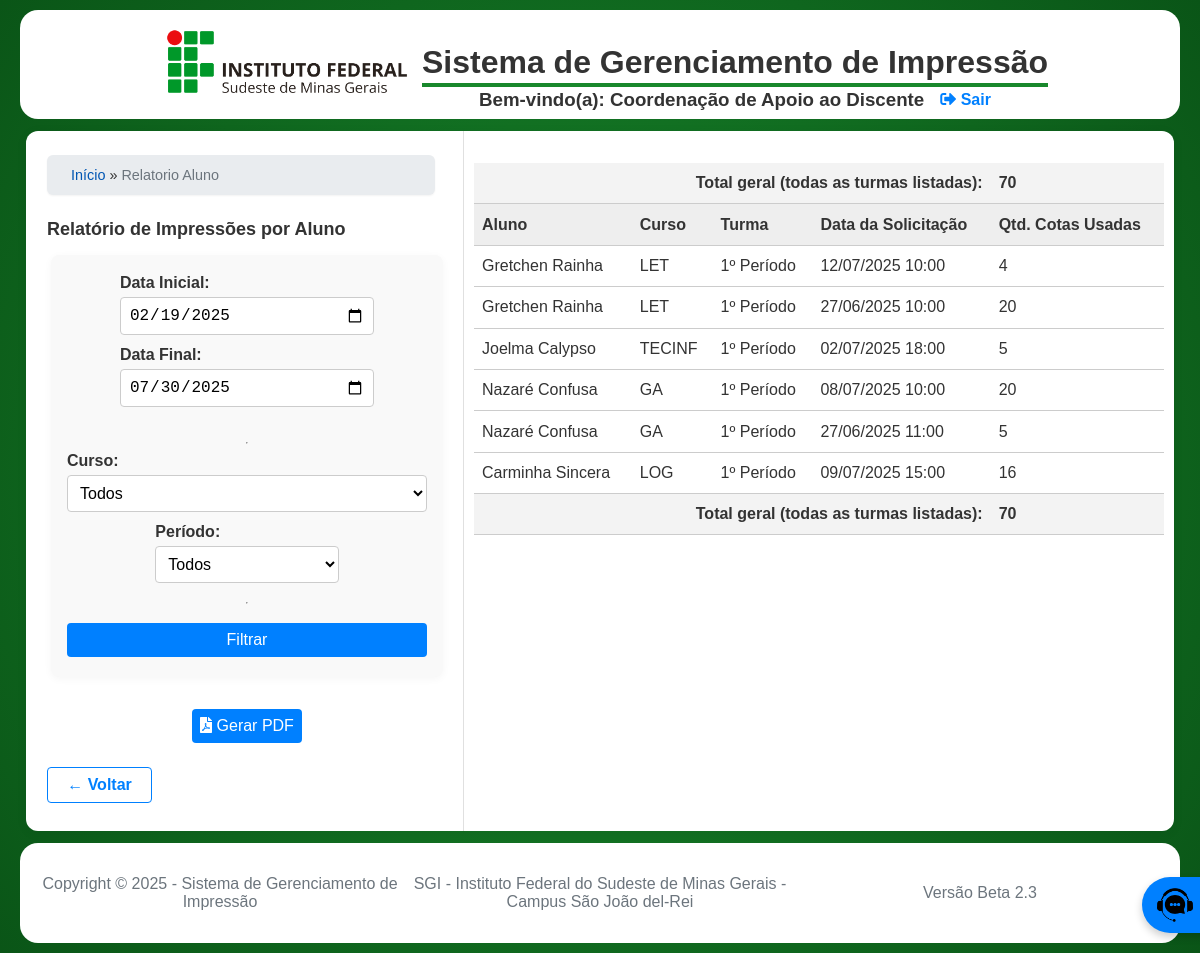
The page /pages/admin_cad/relatorio_aluno.php (signed in) on the database as committed earlier.
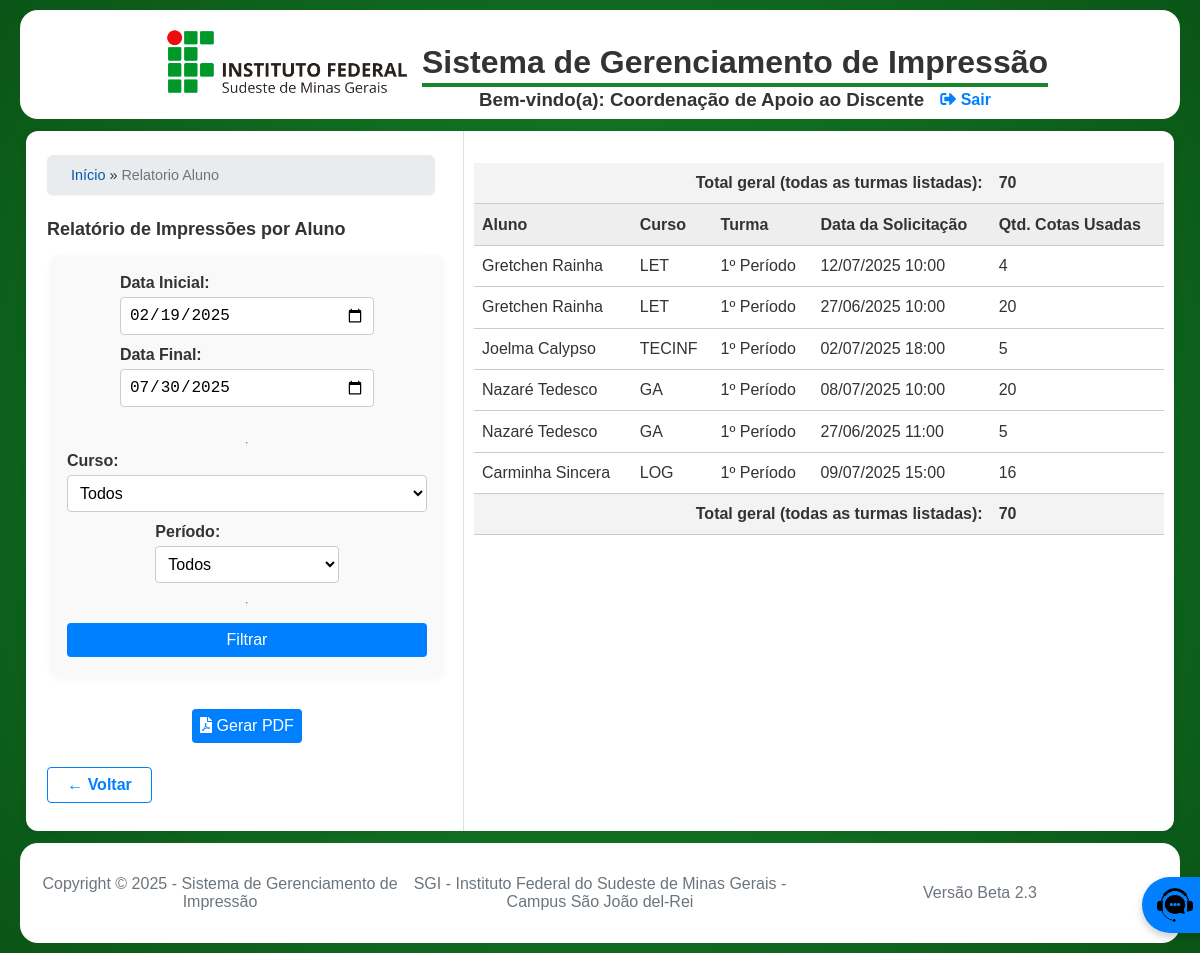
The same page on the database as committed later.
### tables this page shows
CREATE TABLE `SemestreLetivo` (
  `id` int(11) NOT NULL AUTO_INCREMENT,
  `ano` int(11) NOT NULL,
  `semestre` enum('1','2') NOT NULL,
  `data_inicio` date NOT NULL,
  `data_fim` date NOT NULL,
  PRIMARY KEY (`id`),
  UNIQUE KEY `ano` (`ano`,`semestre`)
);

CREATE TABLE `SolicitacaoImpressao` (
  `id` int(11) NOT NULL AUTO_INCREMENT,
  `cpf_solicitante` char(11) NOT NULL,
  `tipo_solicitante` enum('Aluno','Servidor') NOT NULL,
  `arquivo_path` text DEFAULT NULL,
  `qtd_copias` int(11) NOT NULL,
  `qtd_paginas` int(11) NOT NULL DEFAULT 1,
  `colorida` tinyint(1) NOT NULL DEFAULT 0,
  `status` enum('Nova','Lida','Aceita','Rejeitada') NOT NULL DEFAULT 'Nova',
  `data_criacao` datetime NOT NULL DEFAULT current_timestamp(),
  `reprografia_id` int(11) DEFAULT NULL,
  `arquivada` tinyint(1) NOT NULL DEFAULT 0,
  PRIMARY KEY (`id`),
  KEY `reprografia_id` (`reprografia_id`),
  CONSTRAINT `SolicitacaoImpressao_ibfk_1` FOREIGN KEY (`reprografia_id`) REFERENCES `Reprografia` (`id`) ON DELETE SET NULL
);

CREATE TABLE `Aluno` (
  `matricula` varchar(20) NOT NULL,
  `nome` varchar(100) NOT NULL,
  `sobrenome` varchar(100) NOT NULL,
  `cargo` enum('Líder','Vice-líder','Nenhum') DEFAULT 'Nenhum',
  `email` varchar(100) NOT NULL,
  `cpf` char(11) NOT NULL,
  `senha` varchar(255) NOT NULL,
  `ativo` tinyint(1) DEFAULT 1,
  `cota_id` int(11) DEFAULT NULL,
  `data_fim_validade` date DEFAULT NULL,
  PRIMARY KEY (`matricula`),
  UNIQUE KEY `cpf` (`cpf`),
  KEY `cota_id` (`cota_id`),
  CONSTRAINT `Aluno_ibfk_1` FOREIGN KEY (`cota_id`) REFERENCES `CotaAluno` (`id`) ON DELETE SET NULL
);

CREATE TABLE `Curso` (
  `id` int(11) NOT NULL AUTO_INCREMENT,
  `sigla` varchar(20) NOT NULL,
  `nome_completo` varchar(100) NOT NULL,
  PRIMARY KEY (`id`),
  UNIQUE KEY `sigla` (`sigla`)
);

CREATE TABLE `Turma` (
  `id` int(11) NOT NULL AUTO_INCREMENT,
  `curso_id` int(11) NOT NULL,
  `periodo` varchar(20) NOT NULL,
  PRIMARY KEY (`id`),
  UNIQUE KEY `curso_id` (`curso_id`,`periodo`),
  CONSTRAINT `Turma_ibfk_1` FOREIGN KEY (`curso_id`) REFERENCES `Curso` (`id`) ON DELETE CASCADE
);

### pages/admin_cad/relatorio_aluno.php (the view, shortened to what this page needs)
<?php
require_once '../../includes/config.php';
$hoje = date('Y-m-d');
$stmt_semestre = $conn->prepare("SELECT data_inicio, data_fim FROM SemestreLetivo WHERE :hoje BETWEEN data_inicio AND data_fim ORDER BY data_fim DESC LIMIT 1");
$stmt_semestre->execute([':hoje' => $hoje]);
$semestre_vigente = $stmt_semestre->fetch();
$default_data_ini = $semestre_vigente ? $semestre_vigente->data_inicio : date('Y-m-01');
$default_data_fim = $semestre_vigente ? $semestre_vigente->data_fim : date('Y-m-d');
$data_ini = $_GET['data_ini'] ?? $default_data_ini;
$data_fim = $_GET['data_fim'] ?? $default_data_fim;
$sql = "SELECT a.nome, a.sobrenome, c.sigla, c.nome_completo, t.periodo, t.id as turma_id, si.data_criacao, (si.qtd_copias * si.qtd_paginas) as total_cotas FROM SolicitacaoImpressao si JOIN Aluno a ON a.cpf = si.cpf_solicitante LEFT JOIN CotaAluno ca ON a.cota_id = ca.id LEFT JOIN Turma t ON ca.turma_id = t.id LEFT JOIN Curso c ON t.curso_id = c.id WHERE si.tipo_solicitante = 'Aluno' AND si.data_criacao BETWEEN :data_ini AND :data_fim";
$paramsFiltro = [':data_ini' => $data_ini . ' 00:00:00', ':data_fim' => $data_fim . ' 23:59:59'];
$sql .= " ORDER BY c.nome_completo, t.periodo, a.nome, si.data_criacao DESC";
$stmt = $conn->prepare($sql);
$stmt->execute($paramsFiltro);
$relatorio = $stmt->fetchAll();
$total_geral = 0;
foreach ($relatorio as $r) {
    $total_geral += $r->total_cotas;
}
    ?>
    <?php
require_once '../../includes/header.php';
?>
<link rel="stylesheet" href="./css/dashboard_cad.css?v=<?= ASSET_VERSION ?>">
<main class="dashboard-layout">
    <aside class="dashboard-aside-relatorio">
        <div class="container-principal">
        <?php
        if (isset($_SESSION['usuario'])) {
            gerar_migalhas();
        }
        ?>
        <h1>Relatório de Impressões por Aluno</h1>
        <form method="GET" class="relatorio-form" id="form-relatorio">
            <div class="form-group">
                <label>Data Inicial: <input type="date" name="data_ini" value="<?= htmlspecialchars($data_ini) ?>" class="form-control"></label>
                <label>Data Final: <input type="date" name="data_fim" value="<?= htmlspecialchars($data_fim) ?>" class="form-control"></label>
            </div>
            <hr>
            <label>Curso:
                <select name="curso_id">
                    <option value="">Todos</option>
                </select>
            </label>
            <label>Período:
                <select name="periodo">
                    <option value="">Todos</option>
                </select>
            </label>
            <hr>
            <button type="submit" class="btn-menu">Filtrar</button>
        </form>
        <div class="container-imprimir">
            <button type="button" class="btn-menu" onclick="gerarPDF()"><i class="fas fa-file-pdf"></i> Gerar PDF</button>
        </div>
        <div>
            <a class="btn-back" href="dashboard_cad.php">&larr; Voltar</a>
        </div>
        </div>
    </aside>
    <section class="dashboard-main">
        <div class="responsive-table">
            <table>
                <thead>
                    <tr style="font-weight:bold;background:#f3f3f3;">
                        <td colspan="4" style="text-align:right;">Total geral (todas as turmas listadas):</td>
                        <td><?= $total_geral ?></td>
                    </tr>
                    <tr>
                        <th>Aluno</th><th>Curso</th><th>Turma</th><th>Data da Solicitação</th><th>Qtd. Cotas Usadas</th>
                    </tr>
                </thead>
                <tbody>
                    <?php if (empty($relatorio)): ?>
                        <tr><td colspan="5" style="text-align:center; color:#888;">Nenhum registro encontrado para os filtros selecionados.</td></tr>
                    <?php else: ?>
                        <?php foreach ($relatorio as $r): ?>
                        <tr>
                            <td><?= htmlspecialchars($r->nome . ' ' . $r->sobrenome) ?></td>
                            <td><?= htmlspecialchars($r->sigla) ?></td>
                            <td><?= htmlspecialchars($r->periodo) ?></td>
                            <td><?= date('d/m/Y H:i', strtotime($r->data_criacao)) ?></td>
                            <td><?= $r->total_cotas ?></td>
                        </tr>
                        <?php endforeach; ?>
                        <tr style="font-weight:bold;background:#f3f3f3;">
                            <td colspan="4" style="text-align:right;">Total geral (todas as turmas listadas):</td>
                            <td><?= $total_geral ?></td>
                        </tr>
                    <?php endif; ?>
                </tbody>
            </table>
        </div>
    </section>
</main>
<?php
    require_once '../../includes/footer.php';
?>

### includes/header.php (shortened to what this page needs)
<!DOCTYPE html>
<html lang="pt-BR">
<head>
    <link rel="stylesheet" href="<?= BASE_URL ?>/css/styles.css?v=<?= ASSET_VERSION ?>">
    <link rel="stylesheet" href="https://cdnjs.cloudflare.com/ajax/libs/font-awesome/5.15.4/css/all.min.css">
</head>
<body>
<header>
    <div>
        <img src="<?= BASE_URL ?>/img/logo_horizontal_ifsudestemg.png" alt="logomarca do IF">
    </div>
    <div class="header-title">
        <h1><?= SITE_NAME ?></h1>
        <hr>
        <?php if (isset($_SESSION['usuario']) && !empty($_SESSION['usuario'])): ?>
            <div class="user-info">
                <h3>Bem-vindo(a): <?= htmlspecialchars($_SESSION['usuario']['nome'] . (isset($_SESSION['usuario']['sobrenome']) ? ' ' . $_SESSION['usuario']['sobrenome'] : '')) ?></h3>
                <a class="logout" href="<?= BASE_URL ?>/includes/logout.php"><i class="fas fa-sign-out-alt"></i> Sair</a>
            </div>
        <?php endif; ?>
    </div>
</header>

### includes/config.php (shortened to what this page needs)
<?php
function gerar_migalhas() {
    $migalhas = '<a href="' . BASE_URL . '/index.php">Início</a>';
    $caminho = parse_url($_SERVER['REQUEST_URI'], PHP_URL_PATH);
    $caminho_base = parse_url(BASE_URL, PHP_URL_PATH);
    if (strpos($caminho, $caminho_base) === 0) {
        $caminho = substr($caminho, strlen($caminho_base));
    }
    $partes = explode('/', trim($caminho, '/'));
    $partes_ignoradas = ['pages', 'admin', 'admin_cad', 'admin_coen', 'aluno', 'servidor', 'reprografo'];
    $url_parcial = BASE_URL;
    foreach ($partes as $parte) {
        if (empty($parte) || in_array($parte, $partes_ignoradas)) {
            $url_parcial .= '/' . $parte;
            continue;
        }
        $url_parcial .= '/' . $parte;
        $nome_exibicao = str_replace(['_', '.php'], [' ', ''], $parte);
        $nome_exibicao = ucwords($nome_exibicao);
        $mapa_nomes = [
            'Dashboard Cad' => 'Painel CAD',
            'Dashboard Coen' => 'Painel COEN',
            'Configurar Semestre' => 'Configurações de Semestre',
            'Gerenciar Turmas' => 'Gerenciar Turmas',
            'Form Aluno' => 'Formulário de Aluno',
            'Form Servidor' => 'Formulário de Servidor',
            'Historico Solicitacoes' => 'Histórico de Solicitações',
            'Relatorio Reprografia' => 'Relatório Reprografia',
            'Dashboard Reprografia' => 'Painel da Reprografia',
        ];
        $nome_exibicao = $mapa_nomes[$nome_exibicao] ?? $nome_exibicao;
        if ($parte === end($partes)) {
            $migalhas .= ' &raquo; <span>' . htmlspecialchars($nome_exibicao) . '</span>';
        } else {
            $migalhas .= ' &raquo; <a href="' . $url_parcial . '">' . htmlspecialchars($nome_exibicao) . '</a>';
        }
    }
    echo '<nav class="trilha-migalhas">' . $migalhas . '</nav>';
}

### includes/footer.php (shortened to what this page needs)
    <footer>
        <p>Copyright &copy; <?php echo CURRENT_YEAR; ?> - <?php echo SITE_NAME; ?></p>
        <p><?php echo SITE_DESCRIPTION; ?></p>
        <p>Versão Beta <?php echo ASSET_VERSION; ?></p>
    </footer>
    <a href="<?= BASE_URL ?>/pages/utils/suporte.html" class="suporte-btn">
        <img src="<?= BASE_URL ?>/img/suporte.png" alt="Suporte" class="icone">
    </a>
</body>
</html>

### css/styles.css (style rules this page uses)
body { background: radial-gradient(circle at center, #19882c, #0A5517); background-attachment: fixed; font-family: Arial, sans-serif; margin: 0; padding: 0; color: #333; }
header { display: flex; justify-content: center; align-items: center; margin: 10px 20px; padding: 5px; background-color: #FFF; border-radius: 18px; }
header img { width: 250px; margin: 10px; }
header hr { border: 0; height: 4px; background-color: #19882c; margin-top: -20px; }
a { text-decoration: none; }
.logout { color: #0080ff; font-weight: bold; font-size: 16px; }
.user-info { display: flex; align-items: center; justify-content: center; gap: 1rem; margin-top: -24px; margin-bottom: -24px; }
footer { display: flex; justify-content: center; align-items: center; padding: 10px; margin: 10px 20px; height: 80px; border-radius: 18px; text-align: center; font-size: 16px; color: #6c757d; background-color: #FFF; position: relative; }
footer p { margin: 0; flex: 1; }
.suporte-btn { position: fixed; bottom: 20px; right: 20px; margin-right: -150px; background-color: #0080ff; color: white; border: none; border-radius: 50px; padding: 10px 15px; cursor: pointer; display: flex; align-items: center; box-shadow: 0 4px 8px rgba(0, 0, 0, 0.2); z-index: 1000; transition: all 0.3s ease; }
.suporte-btn .icone { width: 36px; height: 36px; margin-right: 10px; }
.form-group { margin-bottom: 1rem; }
.form-group label { display: block; margin-bottom: 0.5rem; font-weight: bold; }
.form-group input { width: 90%; padding: 0.75rem; border: 1px solid #ddd; border-radius: 4px; font-size: 1rem; }
.dashboard-layout { display: flex; min-height: 700px; background: #fff; margin: 12px 26px; border-radius: 12px; box-shadow: 0 2px 12px rgba(0,0,0,0.06); }
.dashboard-main { margin-left: 10px; margin-right: 10px; width: 65%; max-height: 600px; overflow-y: auto; flex: 1; min-width: 0; padding: 1rem 0 1rem 0; }
.btn-back { display: inline-block; margin: 1.5rem auto 0 auto; background: #fff; color: #0080ff; border: 1px solid #0080ff; border-radius: 4px; padding: 0.5rem 1.2rem; font-size: 1em; font-weight: 600; text-align: center; text-decoration: none; transition: background 0.2s, color 0.2s; }
.trilha-migalhas { background-color: #e9ecef; width: 85%; padding: 0.75rem 1.5rem; border-radius: 6px; margin-bottom: 1.5rem; font-size: 0.9rem; box-shadow: 0 1px 2px rgba(0,0,0,0.05); }
.trilha-migalhas a { color: #0056b3; text-decoration: none; transition: color 0.2s; }
.trilha-migalhas span { color: #6c757d; font-weight: 500; }

### pages/admin_cad/css/dashboard_cad.css (style rules this page uses)
aside { width: 40%; margin-left: 5px; }
aside h1 { font-size: 18px; }
.dashboard-aside-relatorio { width: 400px; border-right: 1px solid #e0e0e0; padding: 1.5rem 1rem 1rem 1rem; display: flex; flex-direction: column; gap: 1.5rem; }
.relatorio-form { align-items: center; flex-direction: row; width: 90%; max-width: 600px; margin-bottom: 1rem; }
.relatorio-form { display: flex; flex-direction: column; width: 90%; max-width: 500px; margin: 0 auto 2em auto; background: #f9f9f9; border-radius: 8px; padding: 1.2rem 1rem 1rem 1rem; box-shadow: 0 2px 8px rgba(0,0,0,0.04); }
.relatorio-form label { font-weight: 600; margin-bottom: 0.2rem; }
.relatorio-form input, .relatorio-form select { width: 100%; min-width: 0; max-width: 100%; margin-top: 0.3rem; margin-bottom: 0.5rem; border: 1px solid #ccc; border-radius: 4px; background: #fff; box-sizing: border-box; padding: 0.5rem; font-size: 1rem; }
.relatorio-form button { width: 100%; min-width: 0; max-width: 100%; background-color: #0080ff; color: white; border: none; border-radius: 4px; cursor: pointer; margin-top: 0.7rem; margin-bottom: 0.2rem; font-size: 1rem; padding: 0.5rem; text-align: center; text-decoration: none; transition: background 0.2s; }
.btn-menu { color: #FFF; border: none; border-radius: 4px; padding: 0.5rem; font-size: 1rem; background-color: #0080ff; }
.responsive-table { width: 100%; overflow-x: auto; margin: 0 auto; padding: 1rem 0; }
table { width: 100%; border-collapse: collapse; background: #fff; margin-bottom: 1rem; }
thead { background-color: #eee; }
th, td { padding: 0.7rem 0.5rem; text-align: left; border-bottom: 1px solid #ccc; }
.container-imprimir { align-items: center; text-align: center; margin-top: 1em; }

Rows that differ between the two databases and show on the page:
changed through a linked row, solicitacaoimpressao (number 4 of 6 on the later page): aluno.nome+sobrenome "Nazaré Confusa" → "Nazaré Tedesco"
changed through a linked row, solicitacaoimpressao (number 5 of 6 on the later page): aluno.nome+sobrenome "Nazaré Confusa" → "Nazaré Tedesco"
